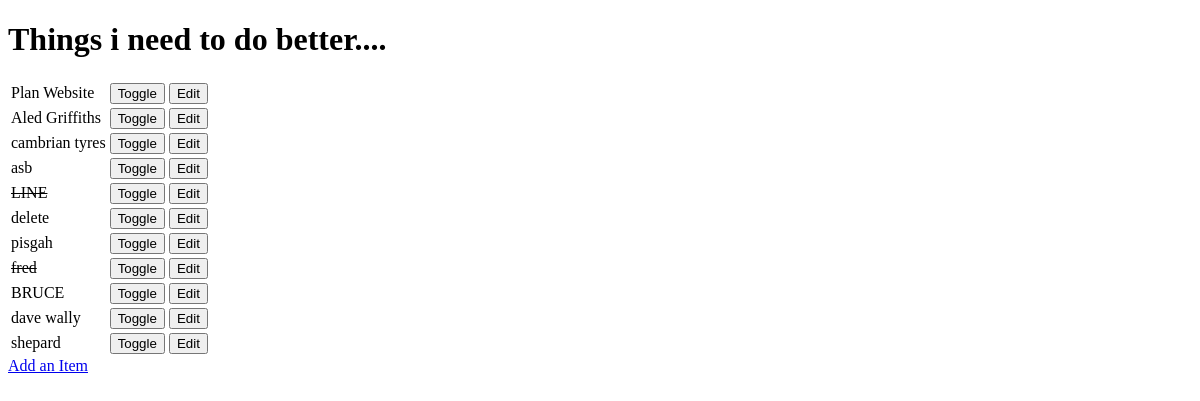
The app's page /, older data.
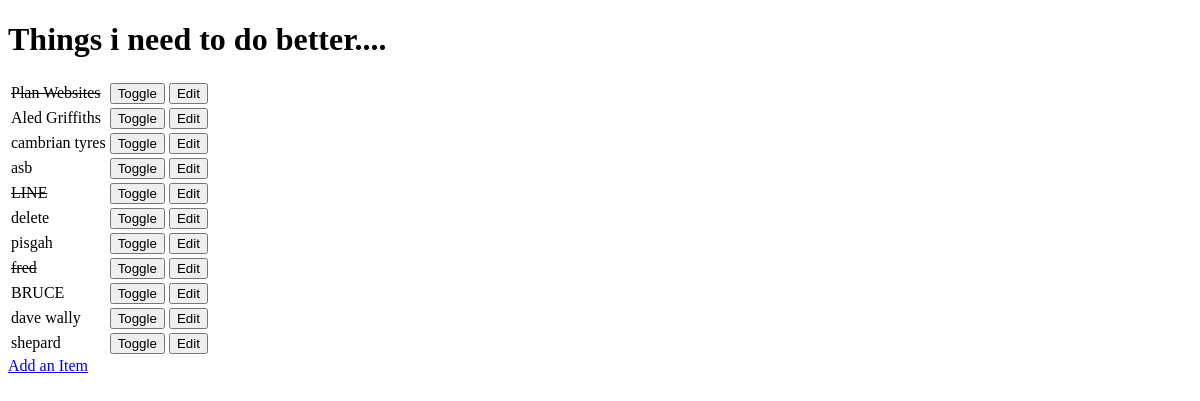
The same page, newer data.
### todo/models.py (models this page shows, shortened)
class Item(models.Model):
  name = models.CharField(max_length=30, blank=False)
  done = models.BooleanField(blank=False, default=False)

### todo/views.py (the view)
# urls.py: url(r'^$', get_todo_list),
def get_todo_list(request):
  results = Item.objects.all()
  return render(request, 'todo_list.html', {'items': results})

### todo/templates/todo_list.html (shortened to what this page needs)
<!DOCTYPE html>
<html lang="en">
<head>
</head>
<body>
  <h1>Things i need to do better....</h1>
  <table>
    {% for item in items %}
    <tr>
      {% if item.done %}
      <td><strike>{{ item.name }}</strike></td>
      {% else %}
      <td>{{ item.name }}</td>
      {% endif %}
      <td>
        <form method="POST" action="toggle/{{ item.id }}">{% csrf_token %}<input type="submit" value="Toggle"></form>
      </td>
      <td>
        <form method="GET" action="edit/{{ item.id }}"><input type="submit" value="Edit"></form>
      </td>
    </tr>
    {% empty %}
    <p>You have nothing to do.</p>
    {% endfor %}
  </table>
  <a href="add">Add an Item</a>
</body>
</html>

Row changes from the older to the newer data that the page shows:
changed Item: done False → True (drawn); name "Plan Website" → "Plan Websites"
